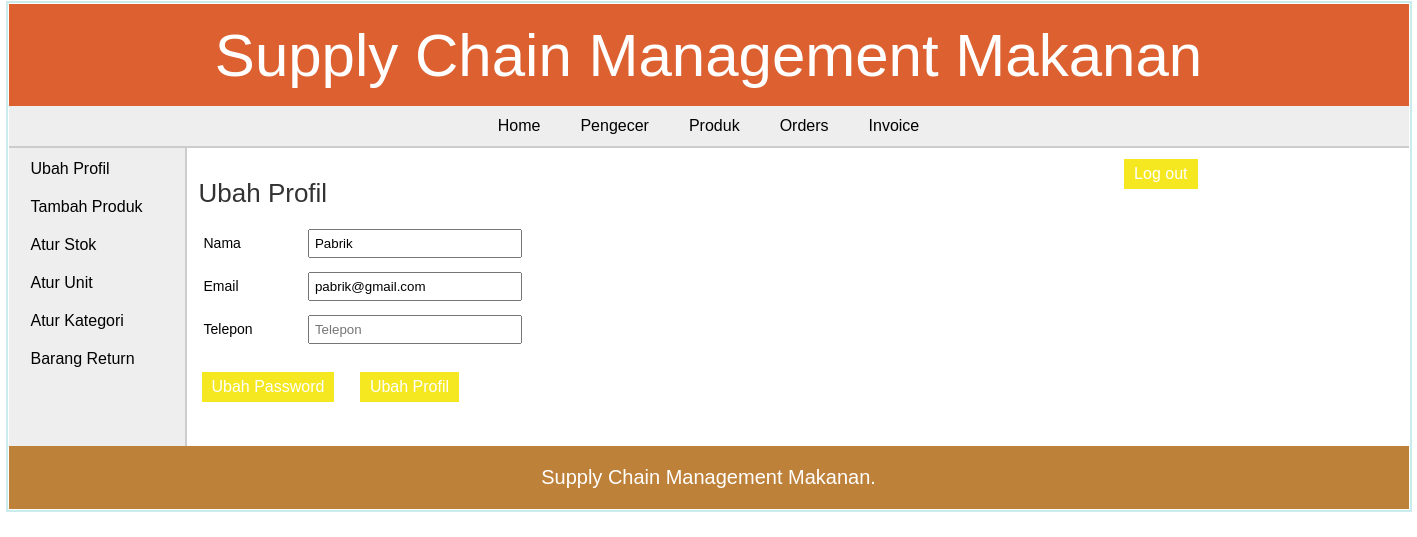
Page /manufacturer/edit_profile.php (signed in) on the earlier database version.
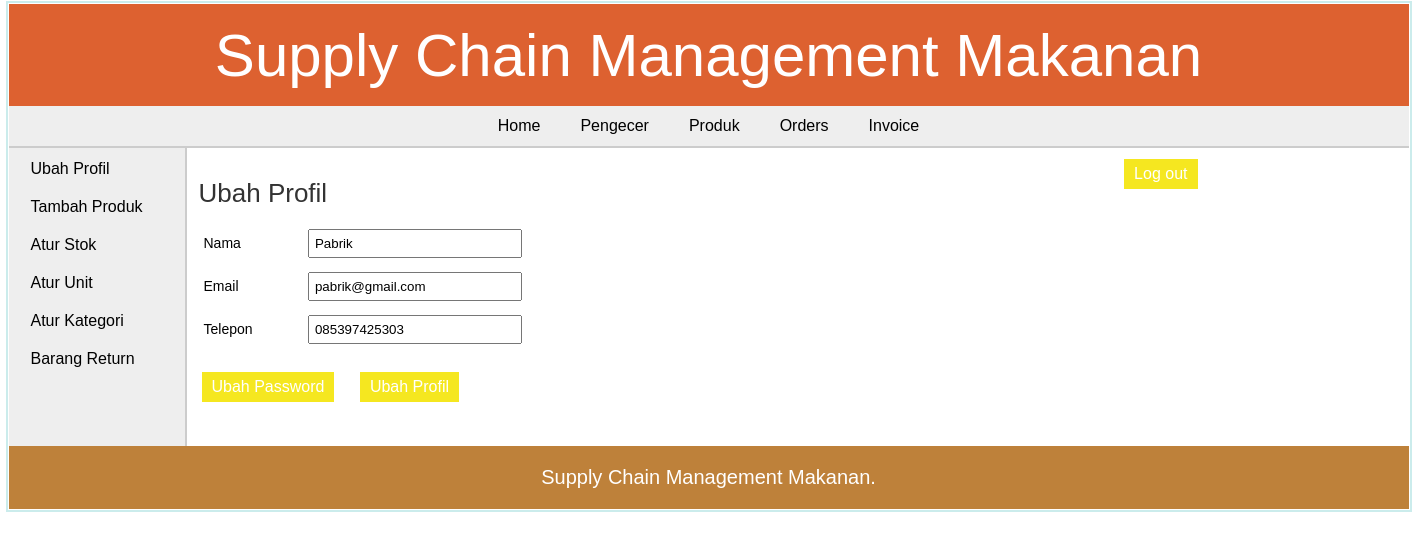
Same page on the later database version.
### tables this page shows
CREATE TABLE `manufacturer` (
  `man_id` int(11) NOT NULL,
  `man_name` varchar(25) NOT NULL,
  `man_email` varchar(50) DEFAULT NULL,
  `man_phone` varchar(12) NOT NULL,
  `username` varchar(20) NOT NULL,
  `password` varchar(20) NOT NULL
);

### manufacturer/edit_profile.php (the view, shortened to what this page needs)
<?php
	include("../includes/config.php");
	if(isset($_SESSION['manufacturer_login'])) {
		$nameErr = $phoneErr = $emailErr = $requireErr = $confirmMessage = "";
		$id = $_SESSION['manufacturer_id'];
		$query_selectMan = "SELECT * FROM manufacturer WHERE man_id='$id'";
		$result_selectMan = mysqli_query($con,$query_selectMan);
		$row_selectMan = mysqli_fetch_array($result_selectMan);
	}
	else {
		header('Location:../index.php');
	}
?>
<!DOCTYPE html>
<html>
<head>
	<link rel="stylesheet" href="../includes/main_style.css" >
</head>
<body>
	<?php
		include("../includes/header.inc.php");
		include("../includes/nav_manufacturer.inc.php");
		include("../includes/aside_manufacturer.inc.php");
	?>
	<section>
		<h1>Ubah Profil</h1>
		<form action="" method="POST" class="form">
		<ul class="form-list">
		<li>
			<div class="label-block"> <label for="manufacturer:name">Nama</label> </div>
			<div class="input-box"> <input type="text" id="manufacturer:name" name="txtManufacturerName" placeholder="Nama" value="<?php echo $row_selectMan['man_name']; ?>" required /> </div> <span class="error_message"><?php echo $nameErr; ?></span>
		</li>
		<li>
			<div class="label-block"> <label for="manufacturer:email">Email</label> </div>
			<div class="input-box"> <input type="text" id="manufacturer:email" name="txtManufacturerEmail" placeholder="Email" value="<?php echo $row_selectMan['man_email']; ?>" required /> </div> <span class="error_message"><?php echo $emailErr; ?></span>
		</li>
		<li>
			<div class="label-block"> <label for="manufacturer:phone">Telepon</label> </div>
			<div class="input-box"> <input type="text" id="manufacturer:phone" name="txtManufacturerPhone" placeholder="Telepon" value="<?php echo $row_selectMan['man_phone']; ?>" /> </div> <span class="error_message"><?php echo $phoneErr; ?></span>
		</li>
		<li>
			<a href="change_password.php"><input type="button" value="Ubah Password" class="submit_button" /></a>
			<input type="submit" value="Ubah Profil" class="submit_button" /> <span class="error_message"> <?php echo $requireErr; ?> </span><span class="confirm_message"> <?php echo $confirmMessage; ?> </span>
		</li>
		</ul>
		</form>
	</section>
	<?php
		include("../includes/footer.inc.php");
	?>
</body>
</html>

Differences in the rows shown:
changed manufacturer "Pabrik": txtManufacturerPhone (not shown) → "085397425303"
